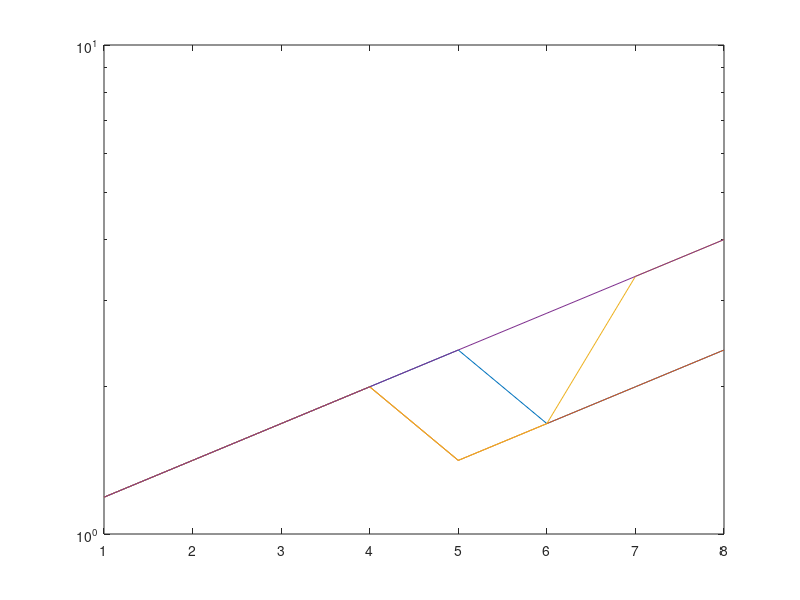

This figure's MATLAB source:
%intervals = [5*60, 4*60*60,   2*24*60*60, 8*24*60*60];
multiples = [0.5,  sqrt(1/2), 2^(1/4),    2];

X = [3,3,3,3,3,2,3,3];
Y = [];
p = 1;
for i = 1:length(X)
    p = p*multiples(X(i));
    Y(i) = p;
end
semilogy(Y);
hold on;

X = [3,3,3,3,2,3,3,3];
Y = [];
p = 1;
for i = 1:length(X)
    p = p*multiples(X(i));
    Y(i) = p;
end
semilogy(Y);
hold on;

X = [3,3,3,3,2,3,4,3];
Y = [];
p = 1;
for i = 1:length(X)
    p = p*multiples(X(i));
    Y(i) = p;
end
semilogy(Y);
hold on;

X = [3,3,3,3,3,3,3,3];
Y = [];
p = 1;
for i = 1:length(X)
    p = p*multiples(X(i));
    Y(i) = p;
end
semilogy(Y);
hold on;

disp("Il faut quand même 8 fois pour multiplier par 4 la durée retenue. Considérer passer le facteur Good à sqrt(2) au lieu de sqrt(sqrt(2)).");